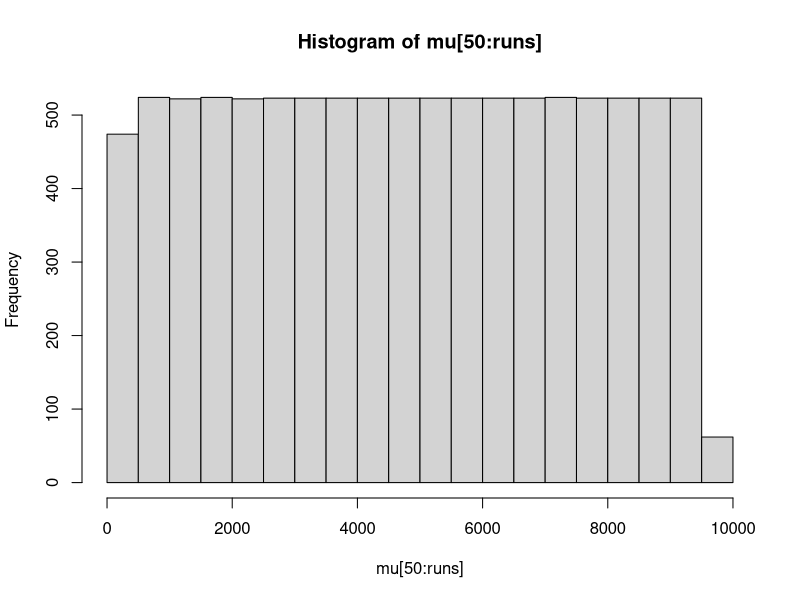
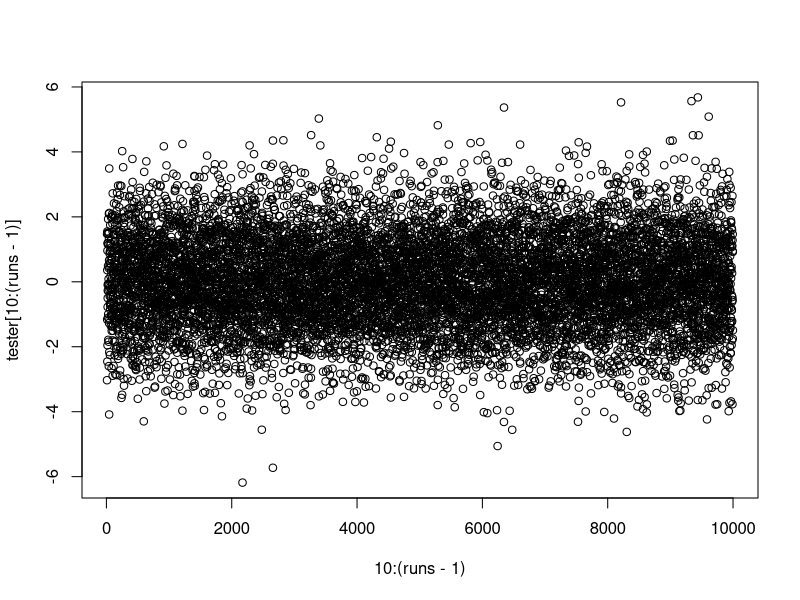
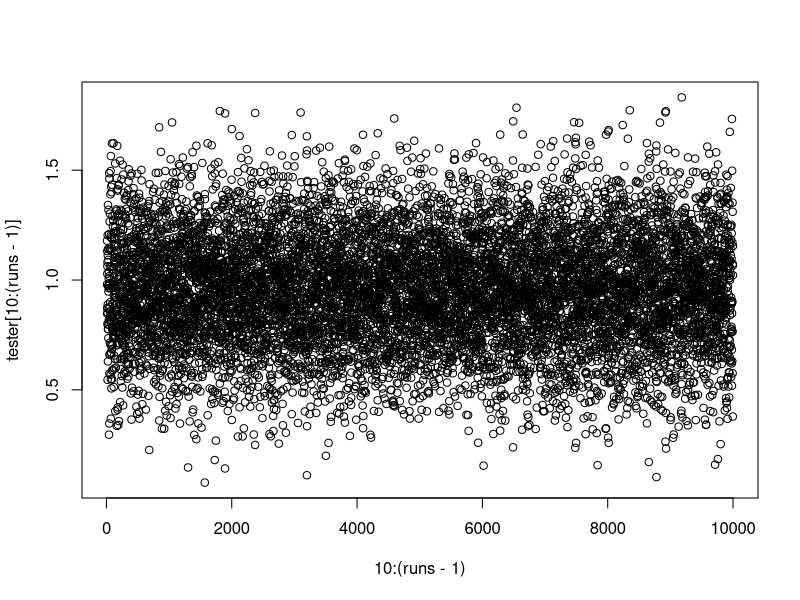

Generate these figures, in order, with R:
#generate data
param = c(10,0, 1)
#param= [n,mu,phi]
n=param[1]
#set.seed(42)
data = rnorm(n=param[1], mean=param[2],sd=sqrt(1/param[3]))
runs=10000;

#allocate, and initialize parameters to expected values
mu=t(rep(NA,runs)); mu[1]=0;
phi=t(rep(NA,runs)); phi[1]=1
  
#initialize hyperparameters
mu1=t(rep(NA,runs));mu1[1]=0; 
phi1=t(rep(NA,runs)); phi1[1]=1

alpha=0.25; beta=0.25
normvalues = rnorm(runs-1,mean=0,sd=1)

for (i in 1:(runs-1)){
  temp=sum((data-mu[i])^2)
  #update hyperparameters
  phi1[i+1]=phi[i]*n+phi1[i]
  mu1[i+1] =(phi[i]*temp+phi1[i]*mu1[i])/phi1[i+1]
  
  alpha=alpha+0.5*n
  beta=beta+0.5*temp
  
  mu[i+1]=rnorm(1,mean=mu1[i+1],sd=sqrt(1/phi1[i+1]))
  #mu[i+1]=normvalues[i+1]*(1/phi1)+mu1
  phi[i+1]=rgamma(1,shape = alpha,scale=1/beta)
}

hist(mu[50:runs])


tester=normvalues[2:(runs)]-normvalues[1:(runs-1)]
plot(10:(runs-1),tester[10:(runs-1)])
lines(10:(runs-1),rep(0,runs-10))

tester=mu[2:(runs)]-mu[1:(runs-1)]
plot(10:(runs-1),tester[10:(runs-1)])
lines(10:(runs-1),rep(0,runs-10))

